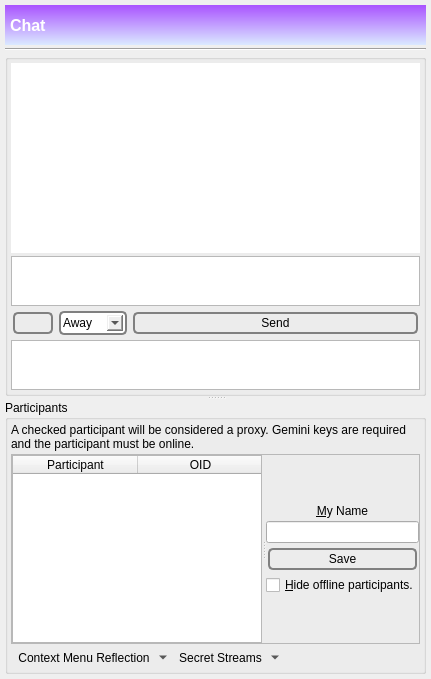
      <widget class="QWidget" name="tab_chat">
       <attribute name="title">
        <string/>
       </attribute>
       <attribute name="toolTip">
        <string>Chat</string>
       </attribute>
       <layout class="QVBoxLayout" name="verticalLayout_18">
        <property name="spacing">
         <number>5</number>
        </property>
        <property name="leftMargin">
         <number>5</number>
        </property>
        <property name="topMargin">
         <number>5</number>
        </property>
        <property name="rightMargin">
         <number>5</number>
        </property>
        <property name="bottomMargin">
         <number>5</number>
        </property>
        <item>
         <widget class="QWidget" name="layouttab" native="true">
          <property name="sizePolicy">
           <sizepolicy hsizetype="Expanding" vsizetype="Expanding">
            <horstretch>0</horstretch>
            <verstretch>0</verstretch>
           </sizepolicy>
          </property>
          <layout class="QVBoxLayout" name="verticalLayout_72">
           <property name="spacing">
            <number>3</number>
           </property>
           <property name="leftMargin">
            <number>0</number>
           </property>
           <property name="topMargin">
            <number>0</number>
           </property>
           <property name="rightMargin">
            <number>0</number>
           </property>
           <property name="bottomMargin">
            <number>0</number>
           </property>
           <item>
            <widget class="QLabel" name="label_26">
             <property name="minimumSize">
              <size>
               <width>0</width>
               <height>40</height>
              </size>
             </property>
             <property name="font">
              <font>
               <pointsize>12</pointsize>
               <weight>75</weight>
               <bold>true</bold>
              </font>
             </property>
             <property name="autoFillBackground">
              <bool>false</bool>
             </property>
             <property name="styleSheet">
              <string notr="true">background-color: qlineargradient(spread:reflect, x1:0.023, y1:0.988636, x2:0.028, y2:0.011, stop:0 rgba(218, 232, 255, 255), stop:1 rgba(170, 85, 255, 255));

color: rgb(255, 255, 255);


</string>
             </property>
             <property name="text">
              <string>Chat</string>
             </property>
             <property name="margin">
              <number>0</number>
             </property>
             <property name="indent">
              <number>5</number>
             </property>
            </widget>
           </item>
           <item>
            <widget class="Line" name="line_7">
             <property name="orientation">
              <enum>Qt::Horizontal</enum>
             </property>
            </widget>
           </item>
           <item>
            <widget class="QSplitter" name="splitter_4">
             <property name="sizePolicy">
              <sizepolicy hsizetype="Preferred" vsizetype="Expanding">
               <horstretch>0</horstretch>
               <verstretch>0</verstretch>
              </sizepolicy>
             </property>
             <property name="orientation">
              <enum>Qt::Vertical</enum>
             </property>
             <property name="childrenCollapsible">
              <bool>false</bool>
             </property>
             <widget class="QSplitter" name="splitter_5">
              <property name="orientation">
               <enum>Qt::Vertical</enum>
              </property>
              <property name="childrenCollapsible">
               <bool>false</bool>
              </property>
              <widget class="QGroupBox" name="groupBox">
               <property name="title">
                <string/>
               </property>
               <layout class="QVBoxLayout" name="verticalLayout_14">
                <property name="spacing">
                 <number>3</number>
                </property>
                <property name="leftMargin">
                 <number>3</number>
                </property>
                <property name="topMargin">
                 <number>3</number>
                </property>
                <property name="rightMargin">
                 <number>3</number>
                </property>
                <property name="bottomMargin">
                 <number>3</number>
                </property>
                <item>
                 <widget class="QTextBrowser" name="messages">
                  <property name="autoFillBackground">
                   <bool>false</bool>
                  </property>
                  <property name="frameShape">
                   <enum>QFrame::NoFrame</enum>
                  </property>
                  <property name="tabChangesFocus">
                   <bool>true</bool>
                  </property>
                  <property name="html">
                   <string>&lt;!DOCTYPE HTML PUBLIC &quot;-//W3C//DTD HTML 4.0//EN&quot; &quot;http://www.w3.org/TR/REC-html40/strict.dtd&quot;&gt;
&lt;html&gt;&lt;head&gt;&lt;meta name=&quot;qrichtext&quot; content=&quot;1&quot; /&gt;&lt;style type=&quot;text/css&quot;&gt;
p, li { white-space: pre-wrap; }
&lt;/style&gt;&lt;/head&gt;&lt;body style=&quot; font-family:'Noto Sans'; font-size:10pt; font-weight:400; font-style:normal;&quot;&gt;
&lt;p style=&quot;-qt-paragraph-type:empty; margin-top:0px; margin-bottom:0px; margin-left:0px; margin-right:0px; -qt-block-indent:0; text-indent:0px; font-family:'MS Shell Dlg 2'; font-size:8pt;&quot;&gt;&lt;br /&gt;&lt;/p&gt;&lt;/body&gt;&lt;/html&gt;</string>
                  </property>
                  <property name="openExternalLinks">
                   <bool>true</bool>
                  </property>
                  <property name="openLinks">
                   <bool>false</bool>
                  </property>
                 </widget>
                </item>
                <item>
                 <widget class="spoton_textedit" name="message">
                  <property name="maximumSize">
                   <size>
                    <width>16777215</width>
                    <height>50</height>
                   </size>
                  </property>
                  <property name="styleSheet">
                   <string notr="true">background-color: qlineargradient(x1: 0, y1: 0, x2: 0, y2: 1,
                                   stop: 0 #ffffc3, stop: 1 #FFFFFF);


</string>
                  </property>
                  <property name="tabChangesFocus">
                   <bool>true</bool>
                  </property>
                  <property name="acceptRichText">
                   <bool>false</bool>
                  </property>
                 </widget>
                </item>
                <item>
                 <layout class="QHBoxLayout" name="horizontalLayout_62gb">
                  <property name="spacing">
                   <number>2</number>
                  </property>
                  <item>
                   <widget class="QPushButton" name="clearMessages">
                    <property name="toolTip">
                     <string>Clear chat.</string>
                    </property>
                    <property name="styleSheet">
                     <string notr="true">QPushButton {
 border: 2px solid gray;
 background-color: qlineargradient(x1: 0, y1: 0, x2: 0, y2: 1,
                                   stop: 0 #E0E0E0, stop: 1 #FFFFFF);
 border-radius: 5px;
 margin: 2px;
 padding: 2px;
 }



QPushButton:hover { 
background-color: qlineargradient(x1: 0, y1: 0, x2: 0, y2: 1,
                                   stop: 0 rgb(254,229,172), stop: 1 #FFFFFF);
background-position: top center; } 

QPushButton:pressed {
     background-color: darkgray;
     border-style: inset;
 }</string>
                    </property>
                    <property name="text">
                     <string/>
                    </property>
                    <property name="iconSize">
                     <size>
                      <width>40</width>
                      <height>40</height>
                     </size>
                    </property>
                    <property name="flat">
                     <bool>false</bool>
                    </property>
                   </widget>
                  </item>
                  <item>
                   <widget class="QComboBox" name="status">
                    <property name="toolTip">
                     <string>Set your status.</string>
                    </property>
                    <property name="styleSheet">
                     <string notr="true">QComboBox#status {
 border: 2px solid gray;
 background-color: qlineargradient(x1: 0, y1: 0, x2: 0, y2: 1,
                                   stop: 0 #E0E0E0, stop: 1 #FFFFFF);
 border-radius: 5px;
 margin: 2px;
 padding: 2px;
 
 }


QComboBox#status:hover { 
background-color: qlineargradient(x1: 0, y1: 0, x2: 0, y2: 1,
                                   stop: 0 rgb(254,229,172), stop: 1 #FFFFFF);
background-position: top center; } </string>
                    </property>
                    <property name="currentIndex">
                     <number>0</number>
                    </property>
                    <property name="maxCount">
                     <number>2100</number>
                    </property>
                    <property name="sizeAdjustPolicy">
                     <enum>QComboBox::AdjustToContents</enum>
                    </property>
                    <property name="iconSize">
                     <size>
                      <width>20</width>
                      <height>40</height>
                     </size>
                    </property>
                    <item>
                     <property name="text">
                      <string>Away</string>
                     </property>
                    </item>
                    <item>
                     <property name="text">
                      <string>Busy</string>
                     </property>
                    </item>
                    <item>
                     <property name="text">
                      <string>Custom</string>
                     </property>
                    </item>
                    <item>
                     <property name="text">
                      <string>Offline</string>
                     </property>
                    </item>
                    <item>
                     <property name="text">
                      <string>Online</string>
                     </property>
                    </item>
                   </widget>
                  </item>
                  <item>
                   <widget class="QPushButton" name="sendMessage">
                    <property name="sizePolicy">
                     <sizepolicy hsizetype="Expanding" vsizetype="Fixed">
                      <horstretch>0</horstretch>
                      <verstretch>0</verstretch>
                     </sizepolicy>
                    </property>
                    <property name="toolTip">
                     <string>&lt;html&gt;&lt;head/&gt;&lt;body&gt;&lt;p&gt;Send the message.&lt;/p&gt;&lt;/body&gt;&lt;/html&gt;</string>
                    </property>
                    <property name="styleSheet">
                     <string notr="true">QPushButton {
 border: 2px solid gray;
 background-color: qlineargradient(x1: 0, y1: 0, x2: 0, y2: 1,
                                   stop: 0 #E0E0E0, stop: 1 #FFFFFF);
 border-radius: 5px;
 margin: 2px;
 padding: 2px;
 }



QPushButton:hover { 
background-color: qlineargradient(x1: 0, y1: 0, x2: 0, y2: 1,
                                   stop: 0 rgb(254,229,172), stop: 1 #FFFFFF);
background-position: top center; } 

QPushButton:pressed {
     background-color: darkgray;
     border-style: inset;
 }</string>
                    </property>
                    <property name="text">
                     <string>Send</string>
                    </property>
                    <property name="iconSize">
                     <size>
                      <width>40</width>
                      <height>40</height>
                     </size>
                    </property>
                   </widget>
                  </item>
                 </layout>
                </item>
                <item>
                 <widget class="QTextEdit" name="custom">
                  <property name="maximumSize">
                   <size>
                    <width>16777215</width>
                    <height>50</height>
                   </size>
                  </property>
                  <property name="toolTip">
                   <string>Please provide a status message.</string>
                  </property>
                  <property name="tabChangesFocus">
                   <bool>true</bool>
                  </property>
                  <property name="acceptRichText">
                   <bool>false</bool>
                  </property>
                 </widget>
                </item>
               </layout>
              </widget>
             </widget>
             <widget class="QGroupBox" name="groupBox_11">
              <property name="title">
               <string>Participants</string>
              </property>
              <layout class="QVBoxLayout" name="verticalLayout_73">
               <property name="spacing">
                <number>3</number>
               </property>
               <property name="leftMargin">
                <number>3</number>
               </property>
               <property name="topMargin">
                <number>3</number>
               </property>
               <property name="rightMargin">
                <number>3</number>
               </property>
               <property name="bottomMargin">
                <number>3</number>
               </property>
               <item>
                <widget class="QLabel" name="label_143">
                 <property name="text">
                  <string>A checked participant will be considered a proxy. Gemini keys are required and the participant must be online.</string>
                 </property>
                 <property name="wordWrap">
                  <bool>true</bool>
                 </property>
                </widget>
               </item>
               <item>
                <widget class="QSplitter" name="chatHorizontalSplitter">
                 <property name="frameShape">
                  <enum>QFrame::StyledPanel</enum>
                 </property>
                 <property name="frameShadow">
                  <enum>QFrame::Raised</enum>
                 </property>
                 <property name="lineWidth">
                  <number>7</number>
                 </property>
                 <property name="orientation">
                  <enum>Qt::Horizontal</enum>
                 </property>
                 <widget class="QTableWidget" name="participants">
                  <property name="toolTip">
                   <string>Double-click a friend for a pop-up window.</string>
                  </property>
                  <property name="verticalScrollBarPolicy">
                   <enum>Qt::ScrollBarAsNeeded</enum>
                  </property>
                  <property name="horizontalScrollBarPolicy">
                   <enum>Qt::ScrollBarAlwaysOff</enum>
                  </property>
                  <property name="selectionBehavior">
                   <enum>QAbstractItemView::SelectRows</enum>
                  </property>
                  <property name="verticalScrollMode">
                   <enum>QAbstractItemView::ScrollPerPixel</enum>
                  </property>
                  <property name="horizontalScrollMode">
                   <enum>QAbstractItemView::ScrollPerPixel</enum>
                  </property>
                  <property name="showGrid">
                   <bool>true</bool>
                  </property>
                  <property name="gridStyle">
                   <enum>Qt::DotLine</enum>
                  </property>
                  <property name="sortingEnabled">
                   <bool>true</bool>
                  </property>
                  <attribute name="horizontalHeaderMinimumSectionSize">
                   <number>125</number>
                  </attribute>
                  <attribute name="horizontalHeaderDefaultSectionSize">
                   <number>125</number>
                  </attribute>
                  <attribute name="horizontalHeaderStretchLastSection">
                   <bool>true</bool>
                  </attribute>
                  <attribute name="verticalHeaderVisible">
                   <bool>false</bool>
                  </attribute>
                  <column>
                   <property name="text">
                    <string>Participant</string>
                   </property>
                  </column>
                  <column>
                   <property name="text">
                    <string>OID</string>
                   </property>
                  </column>
                  <column>
                   <property name="text">
                    <string>neighbor_oid</string>
                   </property>
                  </column>
                  <column>
                   <property name="text">
                    <string>public_key_hash</string>
                   </property>
                  </column>
                  <column>
                   <property name="text">
                    <string>Status</string>
                   </property>
                  </column>
                  <column>
                   <property name="text">
                    <string>Last Status Change</string>
                   </property>
                  </column>
                  <column>
                   <property name="text">
                    <string>Gemini</string>
                   </property>
                   <property name="toolTip">
                    <string>Encryption Key</string>
                   </property>
                  </column>
                  <column>
                   <property name="text">
                    <string>Gemini MAC</string>
                   </property>
                   <property name="toolTip">
                    <string>Hash Key</string>
                   </property>
                  </column>
                  <column>
                   <property name="text">
                    <string>Forward Secrecy Information</string>
                   </property>
                  </column>
                 </widget>
                 <widget class="QWidget" name="layoutWidget1_2">
                  <layout class="QVBoxLayout" name="verticalLayout_74">
                   <property name="spacing">
                    <number>3</number>
                   </property>
                   <item>
                    <widget class="Line" name="line_17">
                     <property name="sizePolicy">
                      <sizepolicy hsizetype="Fixed" vsizetype="Expanding">
                       <horstretch>0</horstretch>
                       <verstretch>0</verstretch>
                      </sizepolicy>
                     </property>
                     <property name="lineWidth">
                      <number>0</number>
                     </property>
                     <property name="orientation">
                      <enum>Qt::Vertical</enum>
                     </property>
                    </widget>
                   </item>
                   <item>
                    <widget class="QLabel" name="label_5">
                     <property name="text">
                      <string>&amp;My Name</string>
                     </property>
                     <property name="alignment">
                      <set>Qt::AlignCenter</set>
                     </property>
                     <property name="buddy">
                      <cstring>nodeName</cstring>
                     </property>
                    </widget>
                   </item>
                   <item>
                    <widget class="QLineEdit" name="nodeName">
                     <property name="alignment">
                      <set>Qt::AlignCenter</set>
                     </property>
                    </widget>
                   </item>
                   <item>
                    <widget class="QPushButton" name="saveNodeName">
                     <property name="toolTip">
                      <string>Save my name.</string>
                     </property>
                     <property name="styleSheet">
                      <string notr="true">QPushButton {
 border: 2px solid gray;
 background-color: qlineargradient(x1: 0, y1: 0, x2: 0, y2: 1,
                                   stop: 0 #E0E0E0, stop: 1 #FFFFFF);
 border-radius: 5px;
 margin: 2px;
 padding: 2px;
 }


QPushButton:hover { 
background-color: qlineargradient(x1: 0, y1: 0, x2: 0, y2: 1,
                                   stop: 0 rgb(254,229,172), stop: 1 #FFFFFF);
background-position: top center; } 

QPushButton:pressed {
     background-color: darkgray;
     border-style: inset;
 }
</string>
                     </property>
                     <property name="text">
                      <string>Save</string>
                     </property>
                    </widget>
                   </item>
                   <item>
                    <widget class="QCheckBox" name="hideOfflineParticipants">
                     <property name="text">
                      <string>&amp;Hide offline participants.</string>
                     </property>
                    </widget>
                   </item>
                   <item>
                    <widget class="Line" name="line_14">
                     <property name="sizePolicy">
                      <sizepolicy hsizetype="Fixed" vsizetype="Expanding">
                       <horstretch>0</horstretch>
                       <verstretch>0</verstretch>
                      </sizepolicy>
                     </property>
                     <property name="lineWidth">
                      <number>0</number>
                     </property>
                     <property name="orientation">
                      <enum>Qt::Vertical</enum>
                     </property>
                    </widget>
                   </item>
                  </layout>
                 </widget>
                </widget>
               </item>
               <item>
                <layout class="QHBoxLayout" name="horizontalLayout_10">
                 <item>
                  <widget class="QToolButton" name="chatActionMenu">
                   <property name="toolTip">
                    <string>Right-mouse context menu as a button for tablets.</string>
                   </property>
                   <property name="styleSheet">
                    <string notr="true">QPushButton {
 border: 2px solid gray;
 background-color: qlineargradient(x1: 0, y1: 0, x2: 0, y2: 1,
                                   stop: 0 #E0E0E0, stop: 1 #FFFFFF);
 border-radius: 5px;
 margin: 2px;
 padding: 2px;
 }


QPushButton:hover { 
background-color: qlineargradient(x1: 0, y1: 0, x2: 0, y2: 1,
                                   stop: 0 rgb(254,229,172), stop: 1 #FFFFFF);
background-position: top center; } 

QPushButton:pressed {
     background-color: darkgray;
     border-style: inset;
 }
</string>
                   </property>
                   <property name="text">
                    <string>Context Menu Reflection</string>
                   </property>
                   <property name="icon">
                    <iconset resource="../Icons/icons.qrc">
                     <normaloff>:/generic/menu.png</normaloff>:/generic/menu.png</iconset>
                   </property>
                   <property name="popupMode">
                    <enum>QToolButton::MenuButtonPopup</enum>
                   </property>
                   <property name="autoRaise">
                    <bool>true</bool>
                   </property>
                  </widget>
                 </item>
                 <item>
                  <widget class="QToolButton" name="chatSecrets">
                   <property name="toolTip">
                    <string>&lt;html&gt;&lt;head/&gt;&lt;body&gt;&lt;p&gt;Secret Streams. The activated entry will be applied to the currently-selected participant.&lt;/p&gt;&lt;/body&gt;&lt;/html&gt;</string>
                   </property>
                   <property name="text">
                    <string>Secret Streams</string>
                   </property>
                   <property name="icon">
                    <iconset resource="../Icons/icons.qrc">
                     <normaloff>:/generic/menu-secret-chat.png</normaloff>:/generic/menu-secret-chat.png</iconset>
                   </property>
                   <property name="popupMode">
                    <enum>QToolButton::MenuButtonPopup</enum>
                   </property>
                   <property name="autoRaise">
                    <bool>true</bool>
                   </property>
                  </widget>
                 </item>
                 <item>
                  <spacer name="horizontalSpacer">
                   <property name="orientation">
                    <enum>Qt::Horizontal</enum>
                   </property>
                   <property name="sizeHint" stdset="0">
                    <size>
                     <width>40</width>
                     <height>20</height>
                    </size>
                   </property>
                  </spacer>
                 </item>
                </layout>
               </item>
              </layout>
             </widget>
            </widget>
           </item>
          </layout>
         </widget>
        </item>
       </layout>
      </widget>
